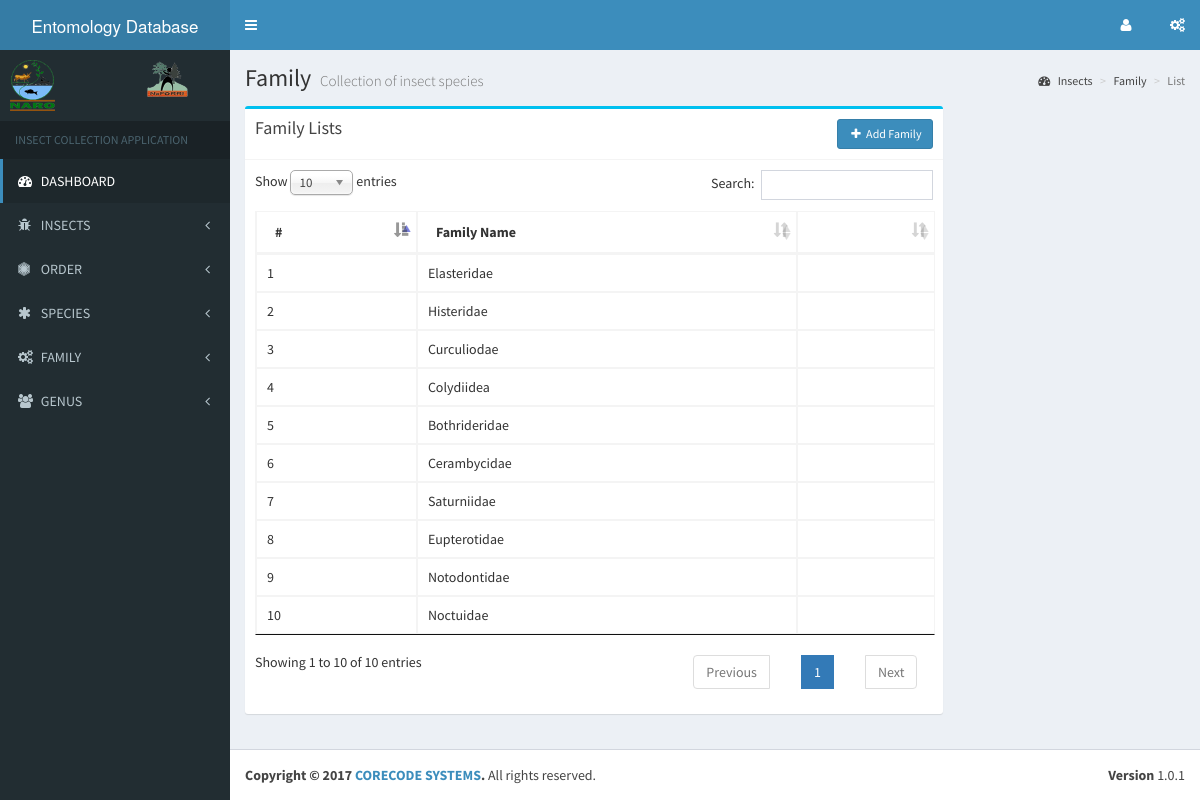
/admin/family_list.php, run on the app's committed database.
### tables this page shows
CREATE TABLE `family` (
  `family_Id` int(11) NOT NULL,
  `family_name` varchar(50) NOT NULL
);

### libs/database.php (called while the page is built, shortened)
<?php
    class database {
        public $host    = DB_HOST;
        public $user    = DB_USER;
        public $pass    = DB_PASS;
        public $db_name = DB_NAME;
        public $conn;
        public function connect() {
            $this->conn = new mysqli($this->host, $this->user, $this->pass, $this->db_name);
        }
        public function select($query) {
            $result = $this->conn->query($query);
            if($result->num_rows > 0) {
                return $result;
            }else {
                return false;
            }
        }
    }
?>

### admin/family_list.php (the view, shortened to what this page needs)
<?php
    require_once '../libs/database.php';
    $db = new database();
    $sql_select_family = "SELECT * FROM Family";
    $family_list = $db->select($sql_select_family);
?>
<?php include 'includes/header.php'; ?>
<?php include 'includes/sidebar_nav.php'; ?>
  <div class="content-wrapper">
    <section class="content-header">
      <h1>
        Family
        <small>Collection of insect species</small>
      </h1>
      <ol class="breadcrumb">
        <li><a href="#"><i class="fa fa-dashboard"></i> Insects</a></li>
        <li><a href="#">Family</a></li>
        <li class="active">List</li>
      </ol>
    </section>
    <section class="content">
        <div class="row">
            <div class="col-md-9">
                <div class="box box-info">
                    <div class="box-header with-border">
                        <h3 class="box-title">Family Lists</h3>
                        <a href="add_family.php" class="btn btn-primary btn-sm pull-right"><i class="fa fa-plus fa-fw"></i> Add Family</a>
                    </div>
                    <div class='box-body'>
                        <table class="table table-responsive table-bordered" id="content_list">
                            <thead>
                                <tr>
                                    <th>#</th>
                                    <th>Family Name</th>
                                    <th></th>
                                </tr>
                            </thead>
                            <tbody>
                                <?php $counter = 1; ?>
                                <?php while($row = $family_list->fetch_array()): ?>
                                    <tr>
                                        <td><?php echo $counter; ?></td>
                                        <td><?php echo $row['family_name']; ?></td>
                                        <td>
                                        </td>
                                    </tr>
                                    <?php $counter++; ?>
                                <?php endwhile; ?>
                            </tbody>
                        </table>
                    </div>
                </div>
            </div>
        </div>
    </section>
  </div>
<?php include 'includes/footer.php'; ?>

### admin/includes/header.php (shortened to what this page needs)
<!DOCTYPE html>
<html>
<head>
  <link rel="stylesheet" href="../assets/bootstrap/css/bootstrap.min.css">
  <link rel="stylesheet" href="../assets/plugins/datatables/jquery.dataTables.min.css">
  <link rel="stylesheet" href="../assets/plugins/datatables/dataTables.bootstrap.css">
  <link rel="stylesheet" href="../assets/font-awesome/css/font-awesome.min.css">
  <link rel="stylesheet" href="../assets/chosen/chosen.min.css">
  <link rel="stylesheet" href="https://cdnjs.cloudflare.com/ajax/libs/ionicons/2.0.1/css/ionicons.min.css">
  <link rel="stylesheet" href="../assets/dist/css/AdminLTE.min.css">
  <link rel="stylesheet" href="../assets/dist/css/skins/_all-skins.min.css">
</head>
<body class="hold-transition skin-blue sidebar-mini">
<div class="wrapper">
  <header class="main-header">
    <a href="dashboard.php" class="logo">
      <span class="logo-lg"><small>Entomology Database</small></span>
    </a>
    <nav class="navbar navbar-static-top">
      <a href="#" class="sidebar-toggle" data-toggle="offcanvas" role="button">
      </a>
      <div class="navbar-custom-menu">
        <ul class="nav navbar-nav">
          <li class="dropdown user user-menu">
            <a href="#" class="dropdown-toggle" data-toggle="dropdown">
              <i class="fa fa-user fa-fw"></i>
            </a>
          </li>
          <li>
            <a href="#" data-toggle="control-sidebar"><i class="fa fa-gears"></i></a>
          </li>
        </ul>
      </div>
    </nav>
  </header>

### admin/includes/sidebar_nav.php (shortened to what this page needs)
<aside class="main-sidebar">
  <section class="sidebar">
    <div class="user-panel">
      <div class="pull-left image">
        <img src="../assets/logos/naro.png" class="" alt="Logo Image" style="margin-right: 90px;">
      </div>
      <div class="pull-left image">
        <img src="../assets/logos/naroforest.png" class="" alt="Logo Image" height="100px">
      </div>
    </div>
    <ul class="sidebar-menu">
      <li class="header">INSECT COLLECTION APPLICATION</li>
      <li class="active"><a href="dashboard.php"><i class="fa fa-dashboard"></i> DASHBOARD </a></li>
      <li class="treeview">
        <a href="#">
          <i class="fa fa-bug"></i> <span>INSECTS</span>
          <span class="pull-right-container">
            <i class="fa fa-angle-left pull-right"></i>
          </span>
        </a>
      </li>
      <li class="treeview">
        <a href="#">
          <i class="fa fa-first-order" aria-hidden="true"></i> <span>ORDER</span>
          <span class="pull-right-container">
            <i class="fa fa-angle-left pull-right"></i>
          </span>
        </a>
      </li>
      <li class="treeview">
        <a href="#">
          <i class="fa fa-asterisk"></i> <span>SPECIES</span>
          <span class="pull-right-container">
            <i class="fa fa-angle-left pull-right"></i>
          </span>
        </a>
      </li>
      <li class="treeview">
        <a href="#">
          <i class="fa fa-cogs"></i> <span>FAMILY</span>
          <span class="pull-right-container">
            <i class="fa fa-angle-left pull-right"></i>
          </span>
        </a>
      </li>
      <li class="treeview">
        <a href="#">
          <i class="fa fa-group"></i> <span>GENUS</span>
          <span class="pull-right-container">
            <i class="fa fa-angle-left pull-right"></i>
          </span>
        </a>
      </li>
  </section>
</aside>

### admin/includes/footer.php (shortened to what this page needs)
<footer class="main-footer">
    <div class="pull-right hidden-xs">
      <b>Version</b> 1.0.1
    </div>
    <strong>Copyright &copy; <?php echo date('Y'); ?> <a href="#">CORECODE SYSTEMS</a>.</strong> All rights
    reserved.
  </footer>
</div>
</body>
</html>

### data on the page
family: family_name "Elasteridae"
family: family_name "Histeridae"
family: family_name "Curculiodae"
family: family_name "Colydiidea"
family: family_name "Bothrideridae"
family: family_name "Cerambycidae"
family: family_name "Saturniidae"
family: family_name "Eupterotidae"
family: family_name "Notodontidae"
family: family_name "Noctuidae"
